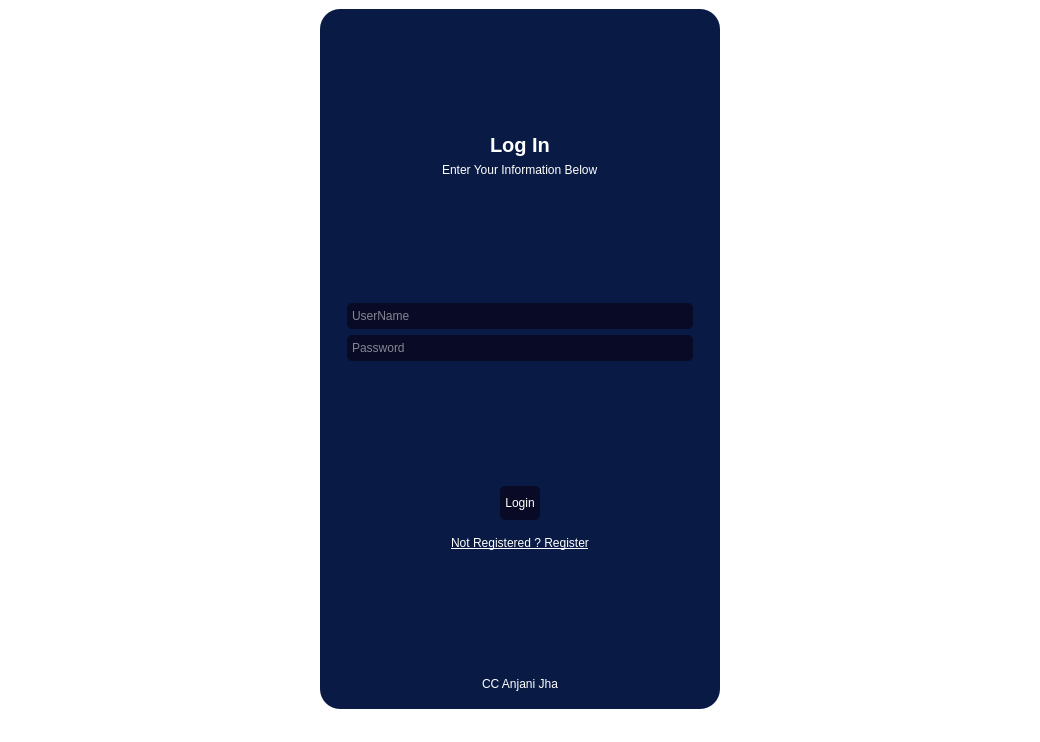
<?xml version="1.0" encoding="UTF-8"?>
<ui version="4.0">
 <class>MainWindow</class>
 <widget class="QMainWindow" name="MainWindow">
  <property name="geometry">
   <rect>
    <x>0</x>
    <y>0</y>
    <width>1040</width>
    <height>722</height>
   </rect>
  </property>
  <property name="minimumSize">
   <size>
    <width>0</width>
    <height>0</height>
   </size>
  </property>
  <property name="maximumSize">
   <size>
    <width>1040</width>
    <height>722</height>
   </size>
  </property>
  <property name="windowTitle">
   <string>NetAdminPro</string>
  </property>
  <property name="styleSheet">
   <string notr="true">*{
	border: none;
	background-color: transparent;
	background: transparent;
	padding: 0;
	margin: 0;
	color: #fff;
}
#centralwidget{
	background-color: ;
	background-image: url(:/image/images/bg.jpg);
}
#widget{
	background-color: rgb(9, 27, 68);
	border-radius:20px;
}
QLineEdit{
	background-color: rgb(9, 10, 37);
	padding: 5px 3px;
	border-radius:5px;
	
}
QPushButton{
	background-color:  rgb(9, 10, 37);
	padding: 10px 5px;
	border-radius:5px;
}
#To_Login , #To_Register{
	background-color: transparent;
}
</string>
  </property>
  <widget class="QWidget" name="centralwidget">
   <layout class="QVBoxLayout" name="verticalLayout">
    <item alignment="Qt::AlignHCenter">
     <widget class="QWidget" name="widget" native="true">
      <property name="minimumSize">
       <size>
        <width>400</width>
        <height>700</height>
       </size>
      </property>
      <property name="maximumSize">
       <size>
        <width>400</width>
        <height>700</height>
       </size>
      </property>
      <layout class="QVBoxLayout" name="verticalLayout_2">
       <item>
        <widget class="QCustomStackedWidget" name="LoginWidget">
         <property name="currentIndex">
          <number>1</number>
         </property>
         <widget class="QWidget" name="RegisterPage">
          <layout class="QVBoxLayout" name="verticalLayout_3">
           <item alignment="Qt::AlignHCenter">
            <widget class="QLabel" name="label">
             <property name="minimumSize">
              <size>
               <width>95</width>
               <height>95</height>
              </size>
             </property>
             <property name="maximumSize">
              <size>
               <width>95</width>
               <height>95</height>
              </size>
             </property>
             <property name="text">
              <string/>
             </property>
             <property name="pixmap">
              <pixmap resource="Loginresources.qrc">:/icons/Icons/user-plus.png</pixmap>
             </property>
            </widget>
           </item>
           <item alignment="Qt::AlignHCenter|Qt::AlignTop">
            <widget class="QLabel" name="label_2">
             <property name="font">
              <font>
               <pointsize>15</pointsize>
               <weight>75</weight>
               <bold>true</bold>
              </font>
             </property>
             <property name="text">
              <string>Sign Up</string>
             </property>
            </widget>
           </item>
           <item alignment="Qt::AlignHCenter|Qt::AlignTop">
            <widget class="QLabel" name="label_3">
             <property name="text">
              <string>Enter Your Information Below</string>
             </property>
            </widget>
           </item>
           <item>
            <spacer name="verticalSpacer">
             <property name="orientation">
              <enum>Qt::Vertical</enum>
             </property>
             <property name="sizeHint" stdset="0">
              <size>
               <width>20</width>
               <height>40</height>
              </size>
             </property>
            </spacer>
           </item>
           <item>
            <widget class="QFrame" name="frame">
             <property name="frameShape">
              <enum>QFrame::StyledPanel</enum>
             </property>
             <property name="frameShadow">
              <enum>QFrame::Raised</enum>
             </property>
             <layout class="QVBoxLayout" name="verticalLayout_4">
              <item>
               <widget class="QLineEdit" name="SignUpUserNameInput">
                <property name="placeholderText">
                 <string>UserName</string>
                </property>
               </widget>
              </item>
              <item>
               <widget class="QLineEdit" name="SignUpEmailInput">
                <property name="placeholderText">
                 <string>E-Mail</string>
                </property>
               </widget>
              </item>
              <item>
               <widget class="QLineEdit" name="SignUpMobileNumInput">
                <property name="placeholderText">
                 <string>Mobile Number With ISD Code</string>
                </property>
               </widget>
              </item>
              <item>
               <widget class="QLineEdit" name="SignUpPasswordInput">
                <property name="echoMode">
                 <enum>QLineEdit::Password</enum>
                </property>
                <property name="placeholderText">
                 <string>Password</string>
                </property>
               </widget>
              </item>
              <item>
               <widget class="QLineEdit" name="SignUpConPasswordInput">
                <property name="echoMode">
                 <enum>QLineEdit::Password</enum>
                </property>
                <property name="placeholderText">
                 <string>Confirm Password</string>
                </property>
               </widget>
              </item>
             </layout>
            </widget>
           </item>
           <item>
            <spacer name="verticalSpacer_2">
             <property name="orientation">
              <enum>Qt::Vertical</enum>
             </property>
             <property name="sizeHint" stdset="0">
              <size>
               <width>20</width>
               <height>40</height>
              </size>
             </property>
            </spacer>
           </item>
           <item>
            <widget class="QCheckBox" name="checkBox">
             <property name="text">
              <string>Agree With Our Terms</string>
             </property>
            </widget>
           </item>
           <item alignment="Qt::AlignHCenter">
            <widget class="QPushButton" name="RegisterBtn">
             <property name="text">
              <string>Register</string>
             </property>
             <property name="icon">
              <iconset resource="Loginresources.qrc">
               <normaloff>:/icons/Icons/log-in.png</normaloff>:/icons/Icons/log-in.png</iconset>
             </property>
            </widget>
           </item>
           <item>
            <spacer name="verticalSpacer_3">
             <property name="orientation">
              <enum>Qt::Vertical</enum>
             </property>
             <property name="sizeHint" stdset="0">
              <size>
               <width>20</width>
               <height>40</height>
              </size>
             </property>
            </spacer>
           </item>
           <item alignment="Qt::AlignHCenter">
            <widget class="QPushButton" name="To_Login">
             <property name="font">
              <font>
               <underline>true</underline>
              </font>
             </property>
             <property name="text">
              <string>Already Registered ? Login</string>
             </property>
            </widget>
           </item>
           <item>
            <spacer name="verticalSpacer_4">
             <property name="orientation">
              <enum>Qt::Vertical</enum>
             </property>
             <property name="sizeHint" stdset="0">
              <size>
               <width>20</width>
               <height>40</height>
              </size>
             </property>
            </spacer>
           </item>
           <item alignment="Qt::AlignHCenter">
            <widget class="QLabel" name="label_4">
             <property name="text">
              <string>CC Anjani Jha</string>
             </property>
            </widget>
           </item>
          </layout>
         </widget>
         <widget class="QWidget" name="LoginPage">
          <layout class="QVBoxLayout" name="verticalLayout_6">
           <item alignment="Qt::AlignHCenter">
            <widget class="QLabel" name="label_5">
             <property name="minimumSize">
              <size>
               <width>100</width>
               <height>100</height>
              </size>
             </property>
             <property name="maximumSize">
              <size>
               <width>100</width>
               <height>100</height>
              </size>
             </property>
             <property name="text">
              <string/>
             </property>
             <property name="pixmap">
              <pixmap resource="Loginresources.qrc">:/icons/Icons/user-check.png</pixmap>
             </property>
            </widget>
           </item>
           <item alignment="Qt::AlignHCenter">
            <widget class="QLabel" name="label_8">
             <property name="font">
              <font>
               <pointsize>15</pointsize>
               <weight>75</weight>
               <bold>true</bold>
              </font>
             </property>
             <property name="text">
              <string>Log In</string>
             </property>
            </widget>
           </item>
           <item alignment="Qt::AlignHCenter">
            <widget class="QLabel" name="label_7">
             <property name="text">
              <string>Enter Your Information Below</string>
             </property>
            </widget>
           </item>
           <item>
            <spacer name="verticalSpacer_6">
             <property name="orientation">
              <enum>Qt::Vertical</enum>
             </property>
             <property name="sizeHint" stdset="0">
              <size>
               <width>20</width>
               <height>87</height>
              </size>
             </property>
            </spacer>
           </item>
           <item>
            <widget class="QFrame" name="frame_2">
             <property name="frameShape">
              <enum>QFrame::StyledPanel</enum>
             </property>
             <property name="frameShadow">
              <enum>QFrame::Raised</enum>
             </property>
             <layout class="QVBoxLayout" name="verticalLayout_5">
              <item>
               <widget class="QLineEdit" name="LoginUserNameInput">
                <property name="placeholderText">
                 <string>UserName</string>
                </property>
               </widget>
              </item>
              <item>
               <widget class="QLineEdit" name="LoginPasswordInput">
                <property name="echoMode">
                 <enum>QLineEdit::Password</enum>
                </property>
                <property name="placeholderText">
                 <string>Password</string>
                </property>
               </widget>
              </item>
             </layout>
            </widget>
           </item>
           <item>
            <spacer name="verticalSpacer_7">
             <property name="orientation">
              <enum>Qt::Vertical</enum>
             </property>
             <property name="sizeHint" stdset="0">
              <size>
               <width>20</width>
               <height>87</height>
              </size>
             </property>
            </spacer>
           </item>
           <item alignment="Qt::AlignHCenter">
            <widget class="QPushButton" name="LoginBtn">
             <property name="text">
              <string>Login</string>
             </property>
             <property name="icon">
              <iconset resource="Loginresources.qrc">
               <normaloff>:/icons/Icons/log-in.png</normaloff>:/icons/Icons/log-in.png</iconset>
             </property>
            </widget>
           </item>
           <item alignment="Qt::AlignHCenter">
            <widget class="QPushButton" name="To_Register">
             <property name="font">
              <font>
               <underline>true</underline>
              </font>
             </property>
             <property name="text">
              <string>Not Registered ? Register</string>
             </property>
            </widget>
           </item>
           <item>
            <spacer name="verticalSpacer_5">
             <property name="orientation">
              <enum>Qt::Vertical</enum>
             </property>
             <property name="sizeHint" stdset="0">
              <size>
               <width>20</width>
               <height>87</height>
              </size>
             </property>
            </spacer>
           </item>
           <item alignment="Qt::AlignHCenter">
            <widget class="QLabel" name="label_6">
             <property name="text">
              <string>CC Anjani Jha</string>
             </property>
            </widget>
           </item>
          </layout>
         </widget>
        </widget>
       </item>
      </layout>
     </widget>
    </item>
    <item>
     <widget class="QWidget" name="widget_2" native="true">
      <layout class="QHBoxLayout" name="horizontalLayout"/>
     </widget>
    </item>
   </layout>
  </widget>
 </widget>
 <customwidgets>
  <customwidget>
   <class>QCustomStackedWidget</class>
   <extends>QStackedWidget</extends>
   <header>Custom_Widgets.Widgets.h</header>
   <container>1</container>
  </customwidget>
 </customwidgets>
 <resources>
  <include location="Loginresources.qrc"/>
 </resources>
 <connections/>
</ui>
